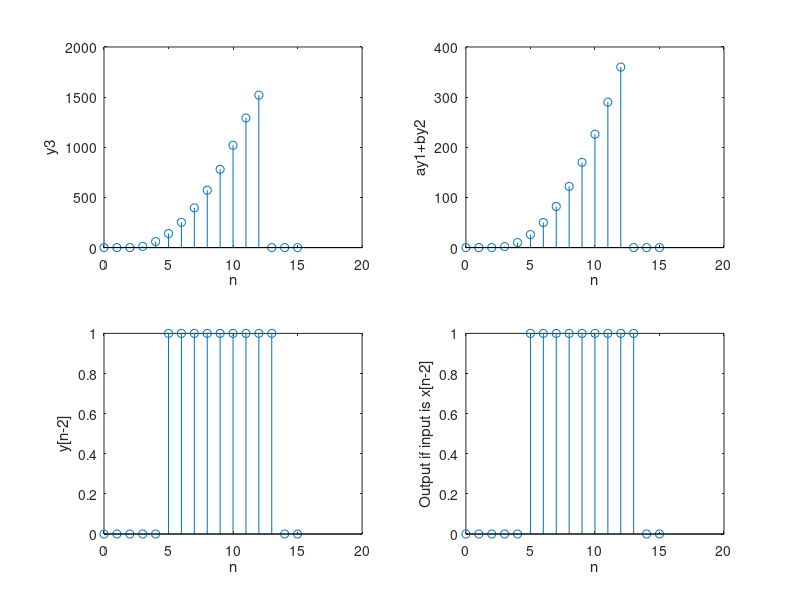

MATLAB code to generate this figure:
n = 0:15;

un = n>=0;
un10 = n>=10;
%first function
x1 = un - un10;
%second function
n1 = 0:10;
x2 = n1;
x2 = [x2 zeros(1,5)];

a = 2;
b = 4;

x3 = a*x1 + b*x2;

%Output 1
y1 = circshift(x3,3) .* circshift(x3,2);

y2 = circshift(x1,3) .* circshift(x1,2);
y3 = circshift(x2,3) .* circshift(x2,2);
y4 = a*y2 + b*y3;%Output 2

subplot(2,2,1)
stem(n,y1);
xlabel('n');
ylabel('y3');
subplot(2,2,2)
stem(n,y4);
xlabel('n');
ylabel('ay1+by2');

%Checking time invariance
x4 = circshift(x1,2);

y5 = circshift(x4,3) .* circshift(x4,2);

y6 =  circshift(x1,3) .* circshift(x1,2);
y6 = circshift(y6,2);

subplot(2,2,3)
stem(n,y5);
xlabel('n');
ylabel('y[n-2]');
subplot(2,2,4)
stem(n,y6);
xlabel('n');
ylabel('Output if input is x[n-2]');
